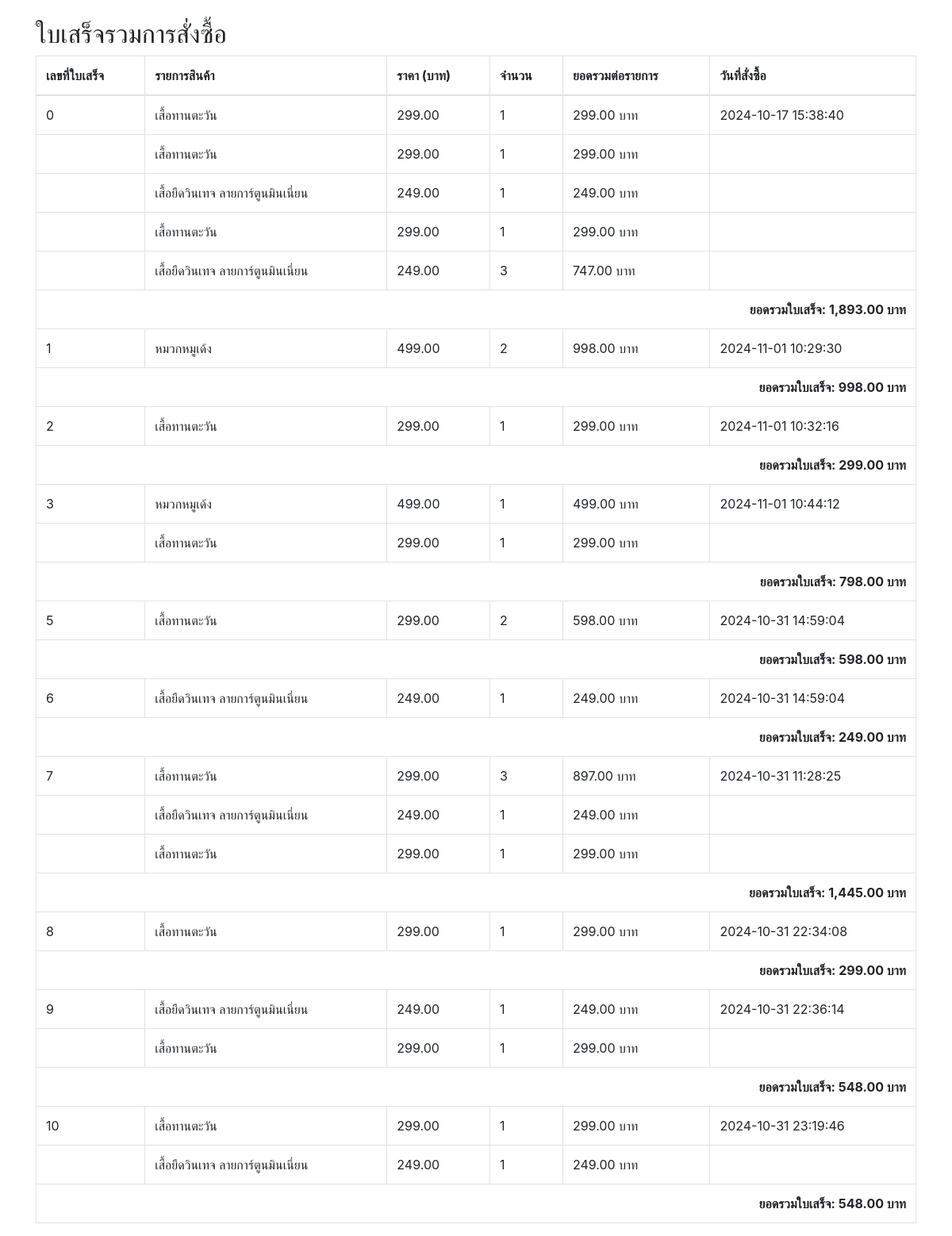
Page /receipt.php on the committed database.
### tables this page shows
CREATE TABLE `tbl_sales` (
  `sale_id` int(11) NOT NULL,
  `product_id` int(11) NOT NULL,
  `quantity` int(11) NOT NULL,
  `slip` varchar(250) NOT NULL,
  `status` varchar(20) NOT NULL,
  `sale_date` datetime DEFAULT current_timestamp(),
  `member_id` int(11) NOT NULL,
  `total_price` double NOT NULL,
  `order_id` int(100) NOT NULL
);

CREATE TABLE `tbl_product` (
  `p_id` int(11) NOT NULL,
  `p_name` varchar(200) NOT NULL,
  `type_id` int(11) NOT NULL,
  `p_detail` text NOT NULL,
  `p_img` varchar(200) NOT NULL,
  `p_price` int(11) NOT NULL,
  `p_qty` int(100) NOT NULL,
  `p_unit` varchar(100) NOT NULL,
  `p_view` int(10) NOT NULL,
  `datesave` timestamp NOT NULL DEFAULT current_timestamp()
);

### receipt.php (the view, shortened to what this page needs)
<?php
include("backend/con_db.php");
$sql = "SELECT
            p.order_id,
            t.p_name,
            t.p_price,
            p.quantity,
            (t.p_price * p.quantity) AS subtotal,
            p.sale_date,
            p.member_id,
            p.status
        FROM
            tbl_sales AS p
        INNER JOIN
            tbl_product AS t ON p.product_id = t.p_id
        ORDER BY
            p.order_id ASC";
$result = mysqli_query($conn, $sql);
?>
<!DOCTYPE html>
<html lang="th">
<head>
    <link rel="stylesheet" href="https://stackpath.bootstrapcdn.com/bootstrap/4.5.2/css/bootstrap.min.css">
</head>
<body>
    <div class="container mt-4">
        <h2>ใบเสร็จรวมการสั่งซื้อ</h2>
        <table class="table table-bordered">
            <thead>
                <tr>
                    <th>เลขที่ใบเสร็จ</th>
                    <th>รายการสินค้า</th>
                    <th>ราคา (บาท)</th>
                    <th>จำนวน</th>
                    <th>ยอดรวมต่อรายการ</th>
                    <th>วันที่สั่งซื้อ</th>
                </tr>
            </thead>
            <tbody>
                <?php
                $previous_order_id = null;
                $total_amount = 0;
                while ($row = mysqli_fetch_assoc($result)):
                    if ($row['order_id'] != $previous_order_id) {
                        if ($previous_order_id !== null) {
                            echo "<tr><td colspan='8' class='text-right'><strong>ยอดรวมใบเสร็จ: " . number_format($total_amount, 2) . " บาท</strong></td></tr>";
                        }
                        $total_amount = 0;
                    }
                    $total_amount += $row['subtotal'];
                ?>
                    <tr>
                        <td><?php echo ($row['order_id'] != $previous_order_id) ? $row['order_id'] : ''; ?></td>
                        <td><?php echo $row['p_name']; ?></td>
                        <td><?php echo number_format($row['p_price'], 2); ?></td>
                        <td><?php echo $row['quantity']; ?></td>
                        <td><?php echo number_format($row['subtotal'], 2); ?> บาท</td>
                        <td><?php echo ($row['order_id'] != $previous_order_id) ? $row['sale_date'] : ''; ?></td>
                    </tr>
                <?php
                    $previous_order_id = $row['order_id'];
                endwhile;
                echo "<tr><td colspan='8' class='text-right'><strong>ยอดรวมใบเสร็จ: " . number_format($total_amount, 2) . " บาท</strong></td></tr>";
                ?>
            </tbody>
        </table>
    </div>
</body>
</html>

### rows in the picture
tbl_sales: order "0", product.p_name "เสื้อทานตะวัน", product.p_price "299.00", quantity "1", subtotal "299.00", sale_date "2024-10-17 15:38:40"
tbl_sales: product.p_name "เสื้อทานตะวัน", product.p_price "299.00", quantity "1", subtotal "299.00"
tbl_sales: product.p_name "เสื้อยืดวินเทจ ลายการ์ตูนมินเนี่ยน", product.p_price "249.00", quantity "1", subtotal "249.00"
tbl_sales: product.p_name "เสื้อทานตะวัน", product.p_price "299.00", quantity "1", subtotal "299.00"
tbl_sales: product.p_name "เสื้อยืดวินเทจ ลายการ์ตูนมินเนี่ยน", product.p_price "249.00", quantity "3", subtotal "747.00"
tbl_sales: total_amount "1,893.00", order "1", product.p_name "หมวกหมูเด้ง", product.p_price "499.00", quantity "2", subtotal "998.00", sale_date "2024-11-01 10:29:30"
tbl_sales: total_amount "998.00", order "2", product.p_name "เสื้อทานตะวัน", product.p_price "299.00", quantity "1", subtotal "299.00", sale_date "2024-11-01 10:32:16"
tbl_sales: total_amount "299.00", order "3", product.p_name "หมวกหมูเด้ง", product.p_price "499.00", quantity "1", subtotal "499.00", sale_date "2024-11-01 10:44:12"
tbl_sales: product.p_name "เสื้อทานตะวัน", product.p_price "299.00", quantity "1", subtotal "299.00"
tbl_sales: total_amount "798.00", order "5", product.p_name "เสื้อทานตะวัน", product.p_price "299.00", quantity "2", subtotal "598.00", sale_date "2024-10-31 14:59:04"
tbl_sales: total_amount "598.00", order "6", product.p_name "เสื้อยืดวินเทจ ลายการ์ตูนมินเนี่ยน", product.p_price "249.00", quantity "1", subtotal "249.00", sale_date "2024-10-31 14:59:04"
tbl_sales: total_amount "249.00", order "7", product.p_name "เสื้อทานตะวัน", product.p_price "299.00", quantity "3", subtotal "897.00", sale_date "2024-10-31 11:28:25"
tbl_sales: product.p_name "เสื้อยืดวินเทจ ลายการ์ตูนมินเนี่ยน", product.p_price "249.00", quantity "1", subtotal "249.00"
tbl_sales: product.p_name "เสื้อทานตะวัน", product.p_price "299.00", quantity "1", subtotal "299.00"
tbl_sales: total_amount "1,445.00", order "8", product.p_name "เสื้อทานตะวัน", product.p_price "299.00", quantity "1", subtotal "299.00", sale_date "2024-10-31 22:34:08"
tbl_sales: total_amount "299.00", order "9", product.p_name "เสื้อยืดวินเทจ ลายการ์ตูนมินเนี่ยน", product.p_price "249.00", quantity "1", subtotal "249.00", sale_date "2024-10-31 22:36:14"
tbl_sales: product.p_name "เสื้อทานตะวัน", product.p_price "299.00", quantity "1", subtotal "299.00"
tbl_sales: total_amount "548.00", order "10", product.p_name "เสื้อทานตะวัน", product.p_price "299.00", quantity "1", subtotal "299.00", sale_date "2024-10-31 23:19:46"
tbl_sales: product.p_name "เสื้อยืดวินเทจ ลายการ์ตูนมินเนี่ยน", product.p_price "249.00", quantity "1", subtotal "249.00"

### other values in the picture
$total_amount "548.00"
